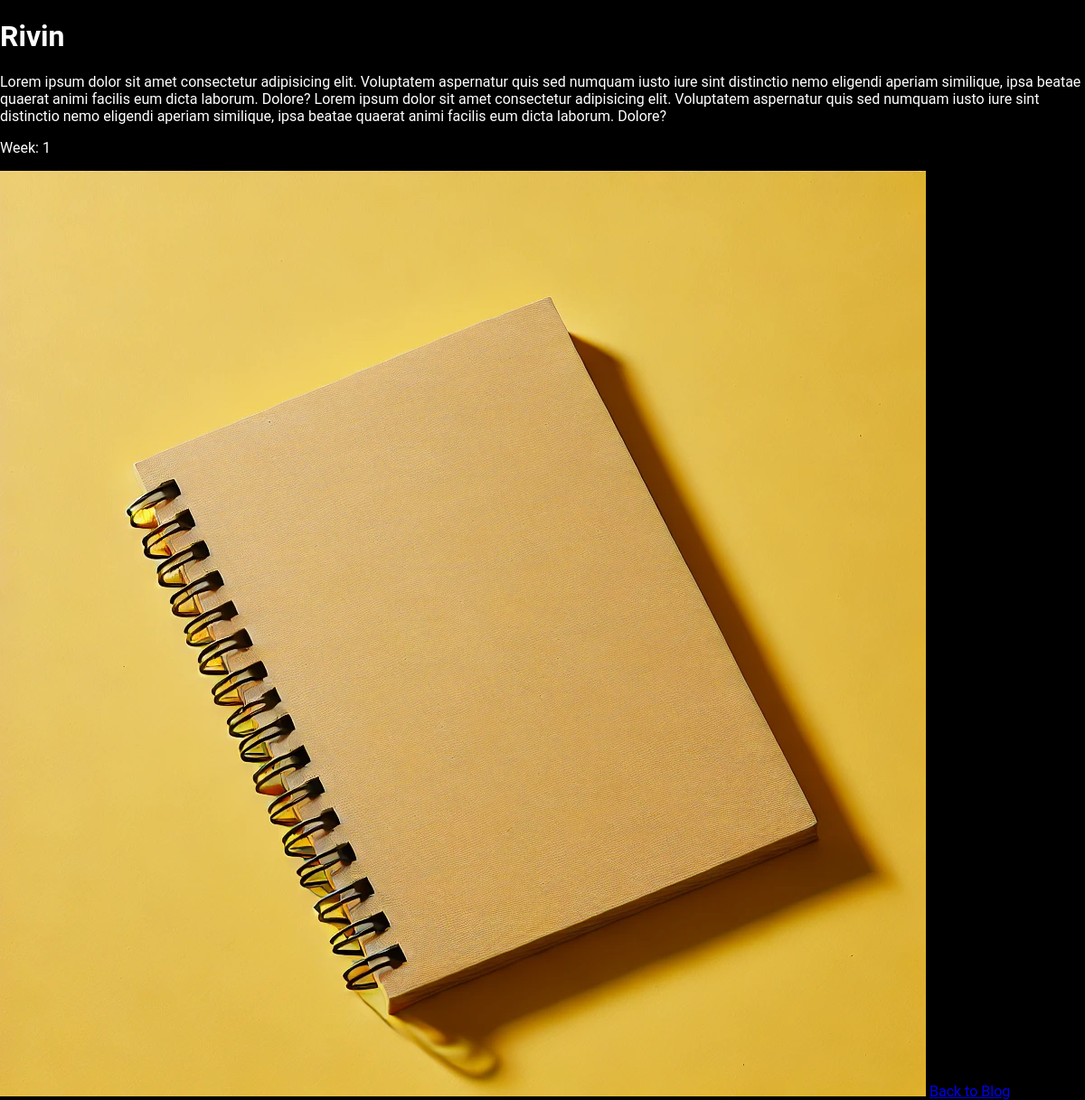
Page /blog/23/ on the committed database.
### wwq/models.py (models this page shows, shortened)
class Blog(models.Model):
    title = models.CharField(max_length=200)
    volume = models.IntegerField()
    part = models.IntegerField()
    content = models.TextField()
    published_date = models.DateField()
    week = models.IntegerField()
    image = models.ImageField(upload_to='blog_images/', null=True, blank=True)

### wwq/views.py (the view)
# urls.py: path('blog/<int:blog_id>/', views.blog_detail, name='blog_detail'),
def blog_detail(request, blog_id):
    blog = get_object_or_404(Blog, id=blog_id)
    return render(request, 'wwq/blog_detail.html', {'blog': blog})

### wwq/templates/wwq/blog_detail.html (shortened to what this page needs)
<!DOCTYPE html>
<html lang="en">
<head>
    {% load static %}
    <link rel="stylesheet" href="{% static 'css/styles.css' %}">
</head>
<body>
    <h1>{{ blog.title }}</h1>
    <p>{{ blog.content }}</p>
    <p>Week: {{ blog.week }}</p>
    {% if blog.image %}
        <img src="{{ blog.image.url }}" alt="{{ blog.title }}">
    {% else %}
        <p>No image available</p>
    {% endif %}
    <a href="{% url 'blog' %}">Back to Blog</a>
</body>
</html>

### static/css/styles.css (style rules this page uses)
body { background-color: #000; color: #fff; font-family: 'Roboto', sans-serif; margin: 0; padding: 0; }

### rows in the picture
Blog: title "Rivin", content "Lorem ipsum dolor sit amet consectetur adipisicing elit. Voluptatem aspernatur quis sed numquam iusto iure sint distinctio nemo eligendi aperiam similique, ipsa beatae quaerat animi facilis eum dicta laborum. Dolore? Lorem ipsum dolor sit amet consectetur adipisicing elit. Voluptatem aspernatur quis sed numquam iusto iure sint distinctio nemo eligendi aperiam similique, ipsa beatae quaerat animi facilis eum dicta laborum. Dolore?", week "1", image (picture)
